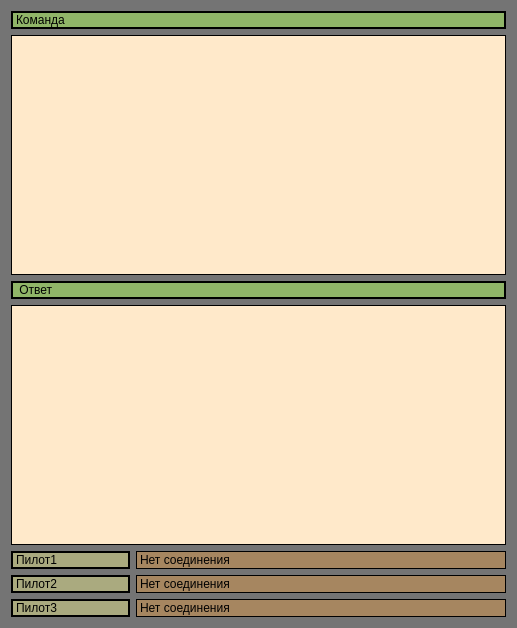
<?xml version="1.0" encoding="UTF-8"?>
<ui version="4.0">
 <class>PilotLaserWindow</class>
 <widget class="QWidget" name="PilotLaserWindow">
  <property name="geometry">
   <rect>
    <x>0</x>
    <y>0</y>
    <width>517</width>
    <height>628</height>
   </rect>
  </property>
  <property name="windowTitle">
   <string>PilotLaserWindow</string>
  </property>
  <property name="styleSheet">
   <string notr="true">QWidget
{
background-color: rgb(116, 116, 116);
	
}

QPushButton
{
background-color: rgb(82, 82, 82);
color: rgb(213, 199, 165);
	font: 75 12pt &quot;Arial&quot;;
}

QPushButton:checked 
{ 
background-color: green; 
}

QListWidget
{
	background-color: rgb(255, 233, 202);
	font: 12pt &quot;MS Shell Dlg 2&quot;;
border:1px solid line black;
}

QLabel
{
border:1px solid line black;
	background-color: rgb(166, 134, 96);
	font: 14pt &quot;MS Shell Dlg 2&quot;;
}

QLineEdit
{
	background-color: rgb(255, 233, 202);
	font: 12pt &quot;MS Shell Dlg 2&quot;;
border:1px solid line black;
}</string>
  </property>
  <layout class="QGridLayout" name="gridLayout">
   <item row="2" column="0" colspan="4">
    <widget class="QLabel" name="label_2">
     <property name="sizePolicy">
      <sizepolicy hsizetype="Preferred" vsizetype="Maximum">
       <horstretch>0</horstretch>
       <verstretch>0</verstretch>
      </sizepolicy>
     </property>
     <property name="styleSheet">
      <string notr="true">QLabel
{
border: 2px solid line black;
	
	background-color: rgb(144, 181, 104);
}</string>
     </property>
     <property name="text">
      <string> Ответ</string>
     </property>
    </widget>
   </item>
   <item row="1" column="0" colspan="4">
    <widget class="QListWidget" name="listCommandOutput">
     <property name="sizePolicy">
      <sizepolicy hsizetype="Preferred" vsizetype="Expanding">
       <horstretch>0</horstretch>
       <verstretch>0</verstretch>
      </sizepolicy>
     </property>
     <property name="minimumSize">
      <size>
       <width>400</width>
       <height>0</height>
      </size>
     </property>
    </widget>
   </item>
   <item row="5" column="0">
    <widget class="QLabel" name="label_5">
     <property name="styleSheet">
      <string notr="true">QLabel
{
border: 2px solid line black;
	
	background-color: rgb(170, 170, 127);
}</string>
     </property>
     <property name="text">
      <string>Пилот1</string>
     </property>
    </widget>
   </item>
   <item row="6" column="0">
    <widget class="QLabel" name="label_6">
     <property name="styleSheet">
      <string notr="true">QLabel
{
border: 2px solid line black;
	
	background-color: rgb(170, 170, 127);
}</string>
     </property>
     <property name="text">
      <string>Пилот2</string>
     </property>
    </widget>
   </item>
   <item row="3" column="0" colspan="4">
    <widget class="QListWidget" name="listAnswerInput">
     <property name="sizePolicy">
      <sizepolicy hsizetype="Preferred" vsizetype="Expanding">
       <horstretch>0</horstretch>
       <verstretch>0</verstretch>
      </sizepolicy>
     </property>
    </widget>
   </item>
   <item row="0" column="0" colspan="4">
    <widget class="QLabel" name="label">
     <property name="sizePolicy">
      <sizepolicy hsizetype="Preferred" vsizetype="Fixed">
       <horstretch>0</horstretch>
       <verstretch>0</verstretch>
      </sizepolicy>
     </property>
     <property name="styleSheet">
      <string notr="true">QLabel
{
border: 2px solid line black;
	
	background-color: rgb(144, 181, 104);
}</string>
     </property>
     <property name="text">
      <string>Команда</string>
     </property>
    </widget>
   </item>
   <item row="7" column="0">
    <widget class="QLabel" name="label_7">
     <property name="styleSheet">
      <string notr="true">QLabel
{
border: 2px solid line black;
	
	background-color: rgb(170, 170, 127);
}</string>
     </property>
     <property name="text">
      <string>Пилот3</string>
     </property>
    </widget>
   </item>
   <item row="6" column="1" colspan="3">
    <widget class="QLabel" name="labelPilotState2">
     <property name="sizePolicy">
      <sizepolicy hsizetype="Ignored" vsizetype="Preferred">
       <horstretch>0</horstretch>
       <verstretch>0</verstretch>
      </sizepolicy>
     </property>
     <property name="text">
      <string>Нет соединения</string>
     </property>
    </widget>
   </item>
   <item row="5" column="1" colspan="3">
    <widget class="QLabel" name="labelPilotState">
     <property name="text">
      <string>Нет соединения</string>
     </property>
    </widget>
   </item>
   <item row="7" column="1" colspan="3">
    <widget class="QLabel" name="labelPilotState3">
     <property name="text">
      <string>Нет соединения</string>
     </property>
    </widget>
   </item>
  </layout>
 </widget>
 <layoutdefault spacing="6" margin="11"/>
 <resources/>
 <connections/>
</ui>
